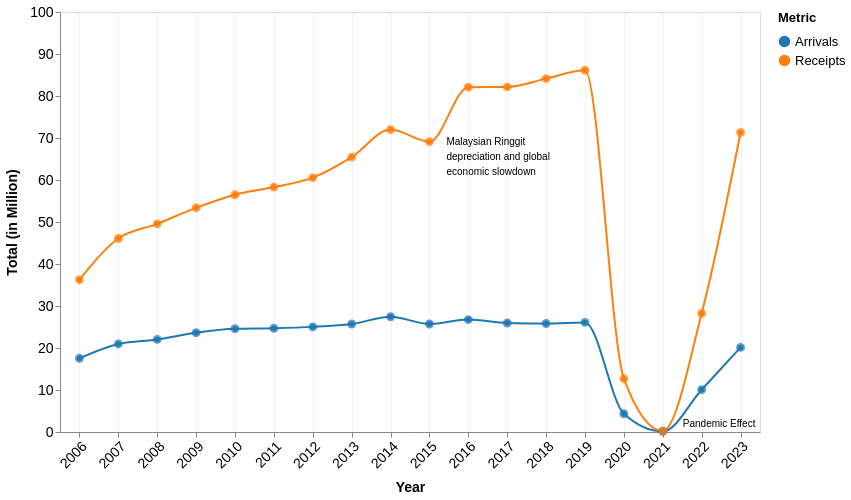

Express this chart as Vega-Lite.
### Vega-Lite specification from a JSON file in a GitHub repository (floating-point values rounded to 4 significant figures)
{"$schema": "https://vega.github.io/schema/vega-lite/v5.json", "width": 700, "height": 420, "data": {"values": [{"year": "2006", "Arrivals": 17.55, "Receipts": 36.27}, {"year": "2007", "Arrivals": 20.97, "Receipts": 46.07}, {"year": "2008", "Arrivals": 22.05, "Receipts": 49.56}, {"year": "2009", "Arrivals": 23.64, "Receipts": 53.37}, {"year": "2010", "Arrivals": 24.58, "Receipts": 56.49}, {"year": "2011", "Arrivals": 24.71, "Receipts": 58.32}, {"year": "2012", "Arrivals": 25.03, "Receipts": 60.56}, {"year": "2013", "Arrivals": 25.72, "Receipts": 65.44}, {"year": "2014", "Arrivals": 27.44, "Receipts": 72.0}, {"year": "2015", "Arrivals": 25.72, "Receipts": 69.12}, {"year": "2016", "Arrivals": 26.76, "Receipts": 82.1}, {"year": "2017", "Arrivals": 25.95, "Receipts": 82.17}, {"year": "2018", "Arrivals": 25.83, "Receipts": 84.14}, {"year": "2019", "Arrivals": 26.1, "Receipts": 86.14}, {"year": "2020", "Arrivals": 4.33, "Receipts": 12.69}, {"year": "2021", "Arrivals": 0.13, "Receipts": 0.24}, {"year": "2022", "Arrivals": 10.07, "Receipts": 28.23}, {"year": "2023", "Arrivals": 20.14, "Receipts": 71.31}]}, "transform": [{"fold": ["Arrivals", "Receipts"], "as": ["Metric", "Value"]}], "layer": [{"mark": {"type": "line", "point": true, "interpolate": "monotone", "tooltip": true}, "encoding": {"x": {"field": "year", "type": "ordinal", "title": "Year", "axis": {"labelAngle": -45, "titlePadding": 10, "labelFontSize": 14, "titleFontSize": 14, "grid": true, "gridOpacity": 0.45}}, "y": {"field": "Value", "type": "quantitative", "title": "Total (in Million)", "axis": {"titlePadding": 10, "labelFontSize": 14, "titleFontSize": 14, "grid": false}, "scale": {"domain": [0, 100]}}, "color": {"field": "Metric", "type": "nominal", "scale": {"domain": ["Arrivals", "Receipts"], "range": ["#1f77b4", "#ff7f0e"]}, "legend": {"title": "Metric", "labelFontSize": 13, "titleFontSize": 13, "titlePadding": 10}}}}, {"mark": {"type": "point", "tooltip": true, "filled": true, "size": 80}, "encoding": {"x": {"field": "year", "type": "ordinal"}, "y": {"field": "Value", "type": "quantitative"}, "color": {"field": "Metric", "type": "nominal"}, "tooltip": [{"field": "year", "title": "Year"}, {"field": "Metric", "title": "Metric"}, {"field": "Value", "title": "Value", "format": ".2f"}]}}, {"mark": {"type": "text", "fontSize": 13, "fontStyle": "Helvetica Neue", "align": "left", "color": "#000", "dx": 17, "dy": -1}, "encoding": {"x": {"field": "year", "type": "ordinal", "title": "Year"}, "y": {"field": "Value", "type": "quantitative"}, "text": {"value": ["Malaysian Ringgit", "depreciation and global", "economic slowdown"]}}, "transform": [{"filter": {"field": "Value", "equal": 69.12}}]}, {"mark": {"type": "text", "fontSize": 13, "fontStyle": "Helvetica Neue", "align": "left", "color": "#000", "dx": 20, "dy": -7.5}, "encoding": {"x": {"field": "year", "type": "ordinal", "title": "Year"}, "y": {"field": "Value", "type": "quantitative"}, "text": {"value": ["Pandemic Effect"]}}, "transform": [{"filter": {"field": "Value", "equal": 0.24}}]}]}
